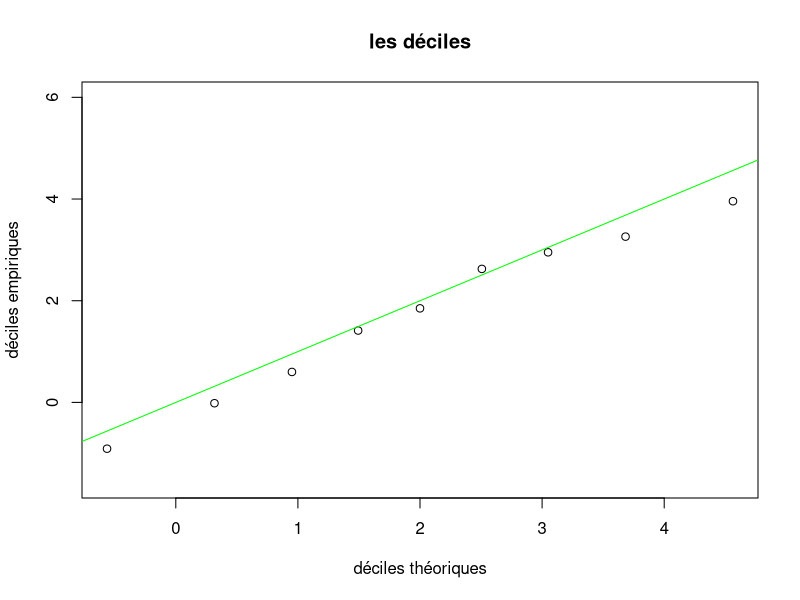
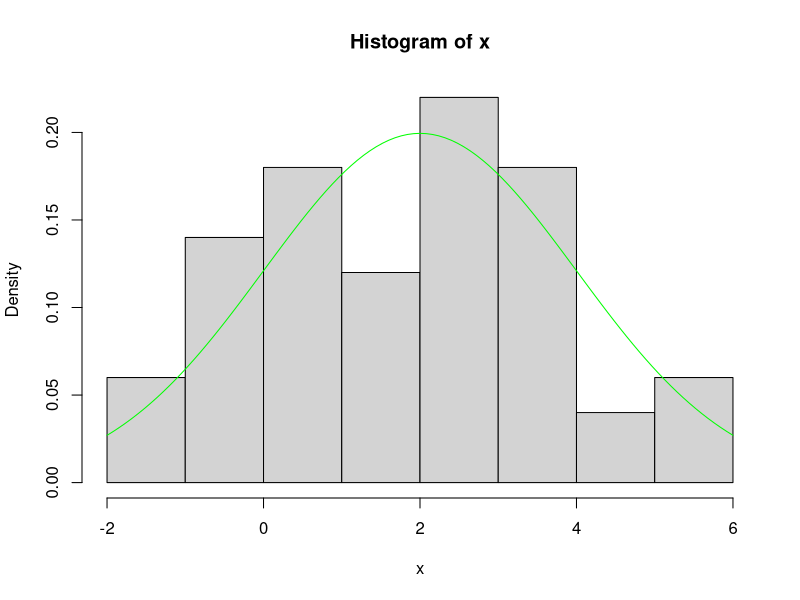
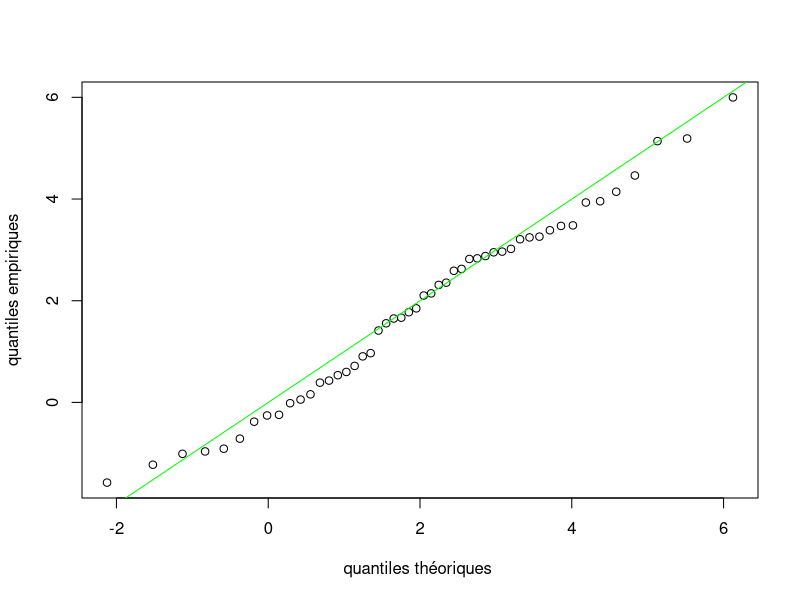
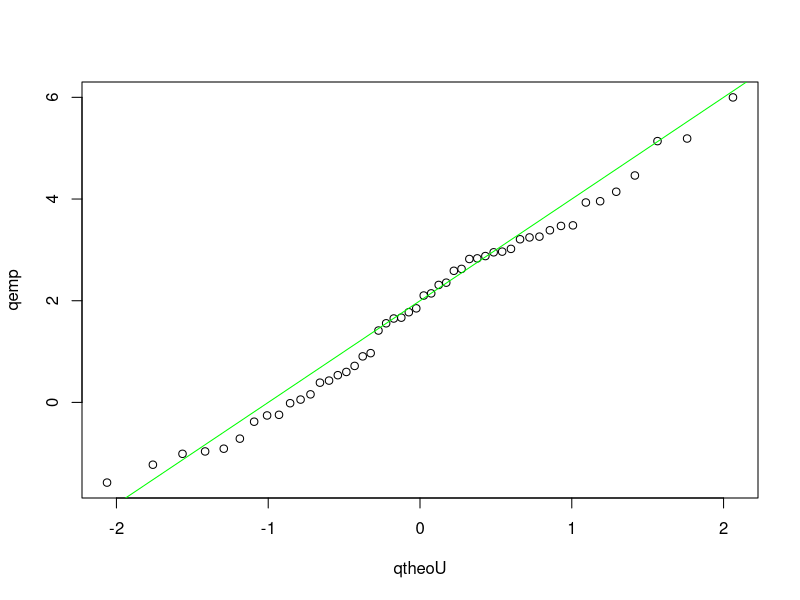
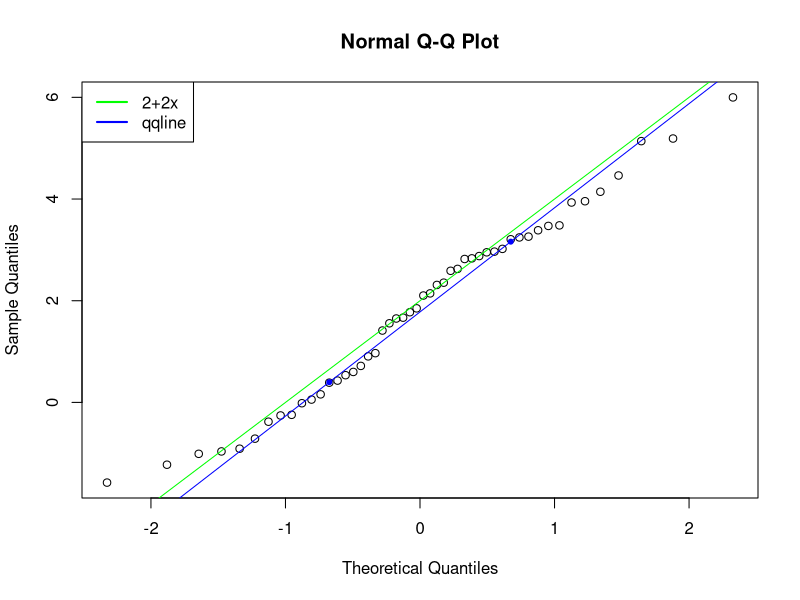
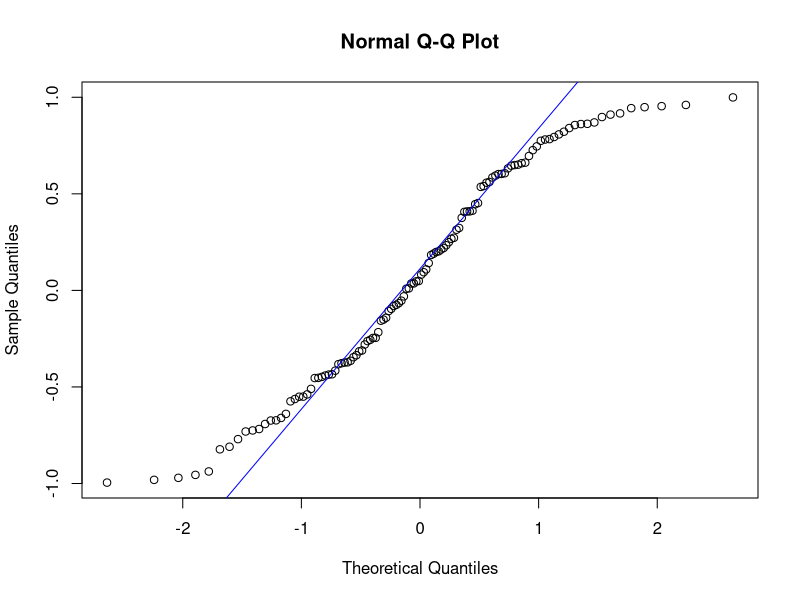
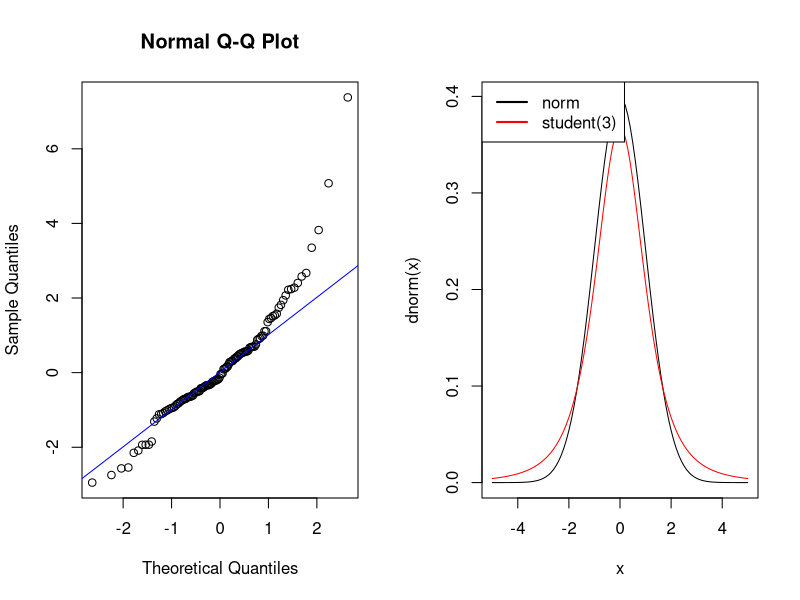
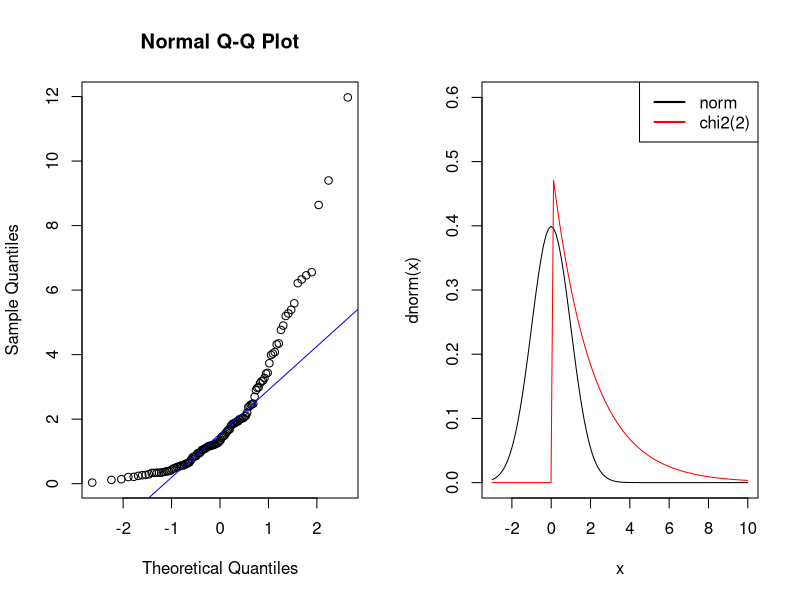

Write R code to recreate these figures, in order.
## ---- chunk 1
knitr::opts_chunk$set(echo = TRUE, out.width="50%")
## ---- chunk 2
cardiaque <- read.table("DATA/cardiaque.csv",sep=",",dec=".",header=T)
sysC <- cardiaque[cardiaque$cardiaque==1,"systolique"]
length(sysC) # taille
sd(sysC) # ecart-type corrigé
mean(sysC) # moyenne
quantile(sysC) # quartiles
## ---- chunk 3
n <- 50
mu <- 2
sigma <- 2
x <- rnorm(n,mean=mu,sd=sigma)
## ---- chunk 4
demp <- quantile(x, probs=seq(0,1,0.1),type=1)
## ---- chunk 5
dtheo <- qnorm(seq(0,1,0.1),mean=mu,sd=sigma)
## ---- chunk 6
plot(dtheo,demp,main="les déciles",xlab="déciles théoriques", ylab="déciles empiriques") 
abline(0,1,col="green")
## ---- chunk 7
hist(x,probability=TRUE)
curve(dnorm(x,mean=mu,sd=sigma),add=TRUE,col="green")
## ---- chunk 8
qemp <- quantile(x, probs=(1:n)/(n+1),type=1)
summary(qemp-sort(x))
## ---- chunk 9
qtheo <- qnorm((1:n)/(n+1),mean=mu,sd=sigma)
plot(qtheo,qemp,xlab="quantiles théoriques ",ylab="quantiles empiriques")
abline(0,1,col="green")
## ---- chunk 10
qtheoU <- qnorm((1:n)/(n+1)) # quantiles théoriques pour la loi normale centrée réduite
plot(qtheoU,qemp)
abline(mu,sigma,col="green")
## ---- chunk 11
qqnorm(x)
abline(mu,sigma,col="green")
qqline(x,col="blue")
points(qnorm(c(0.25,0.75)),quantile(x,probs=c(0.25,0.75)),pch=20,col="blue")
legend("topleft",legend=c("2+2x","qqline"),col=c("green","blue"),lwd=2)
## ---- chunk 12
n <- 120
## ---- chunk 13
x <- runif(n,min=-1,max=1) # E(X)=0 et Var(X)=1/3
qqnorm(x)
qqline(x,col="blue")
## ---- chunk 14
par(mfrow=c(1,2))
x <- rt(n,3)
qqnorm(x)
qqline(x,col="blue")
curve(dnorm(x),from=-5,to=5)
curve(dt(x,3),add=TRUE,col="red")
legend("topleft",legend=c("norm","student(3)"),col=c("black","red"),lwd=2)
## ---- chunk 15
par(mfrow=c(1,2))
x <- rchisq(n,2)
qqnorm(x)
qqline(x,col="blue")
curve(dnorm(x),from=-3,to=10, ylim=c(0,0.6))
curve(dchisq(x,2),add=TRUE,col="red")
legend("topright",legend=c("norm","chi2(2)"),col=c("black","red"),lwd=2)
